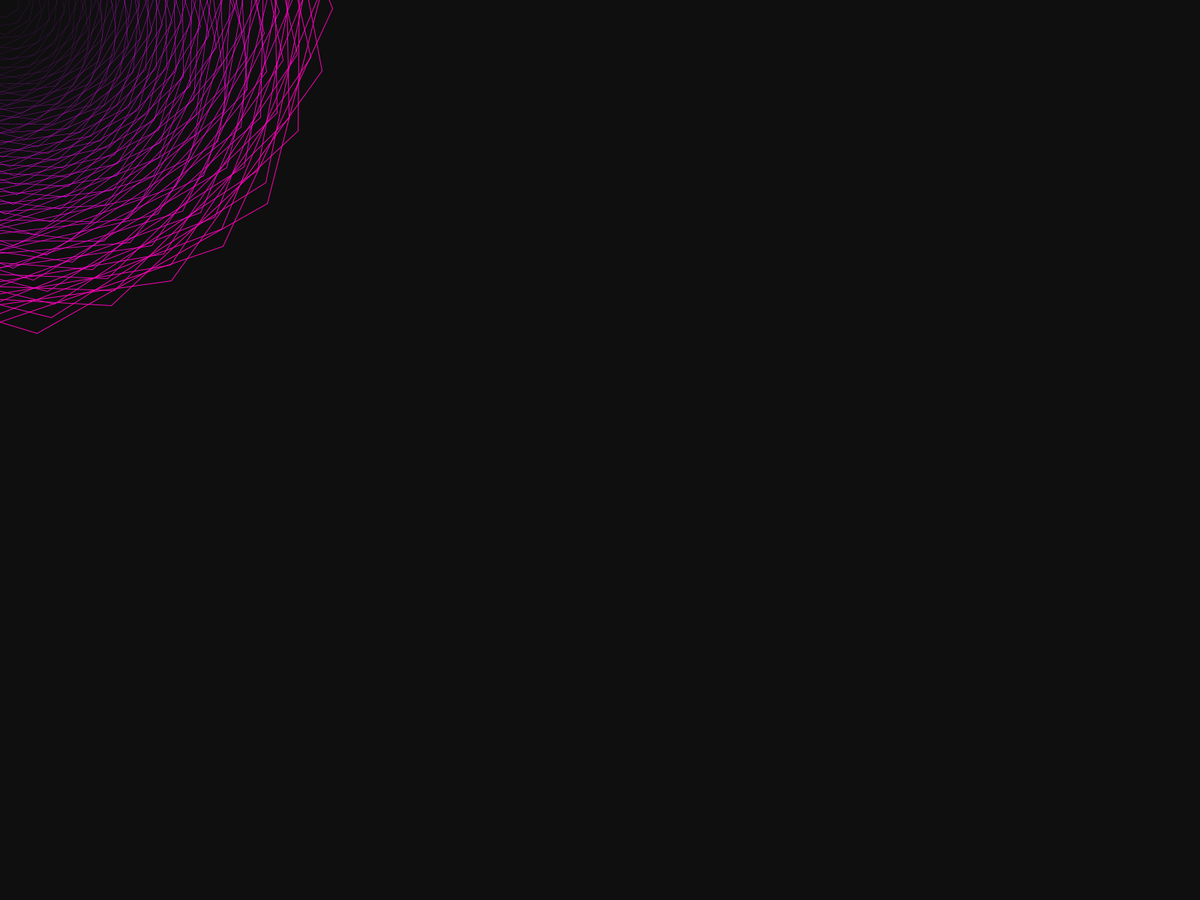
Frame 1 (no input)
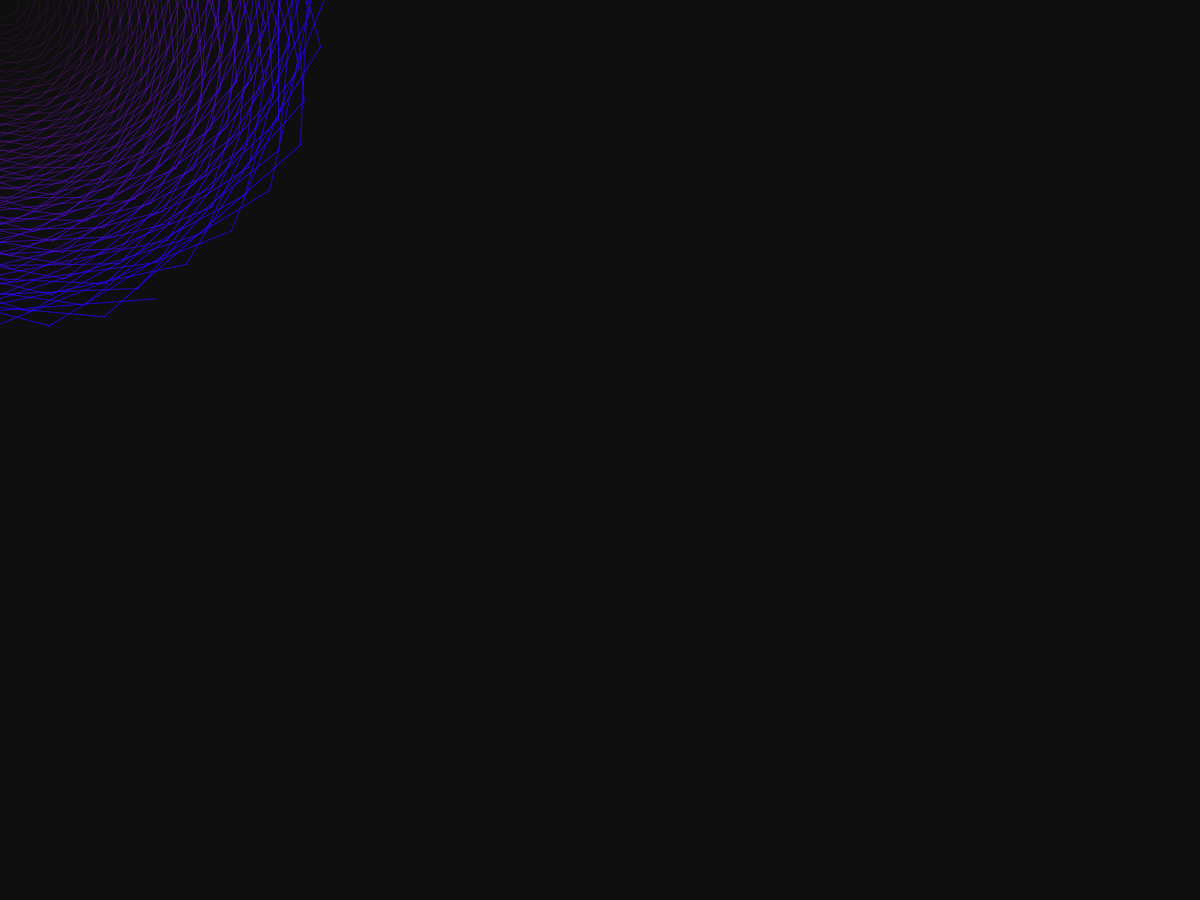
Frame 60 (the mouse pressed at the canvas centre just before this capture)
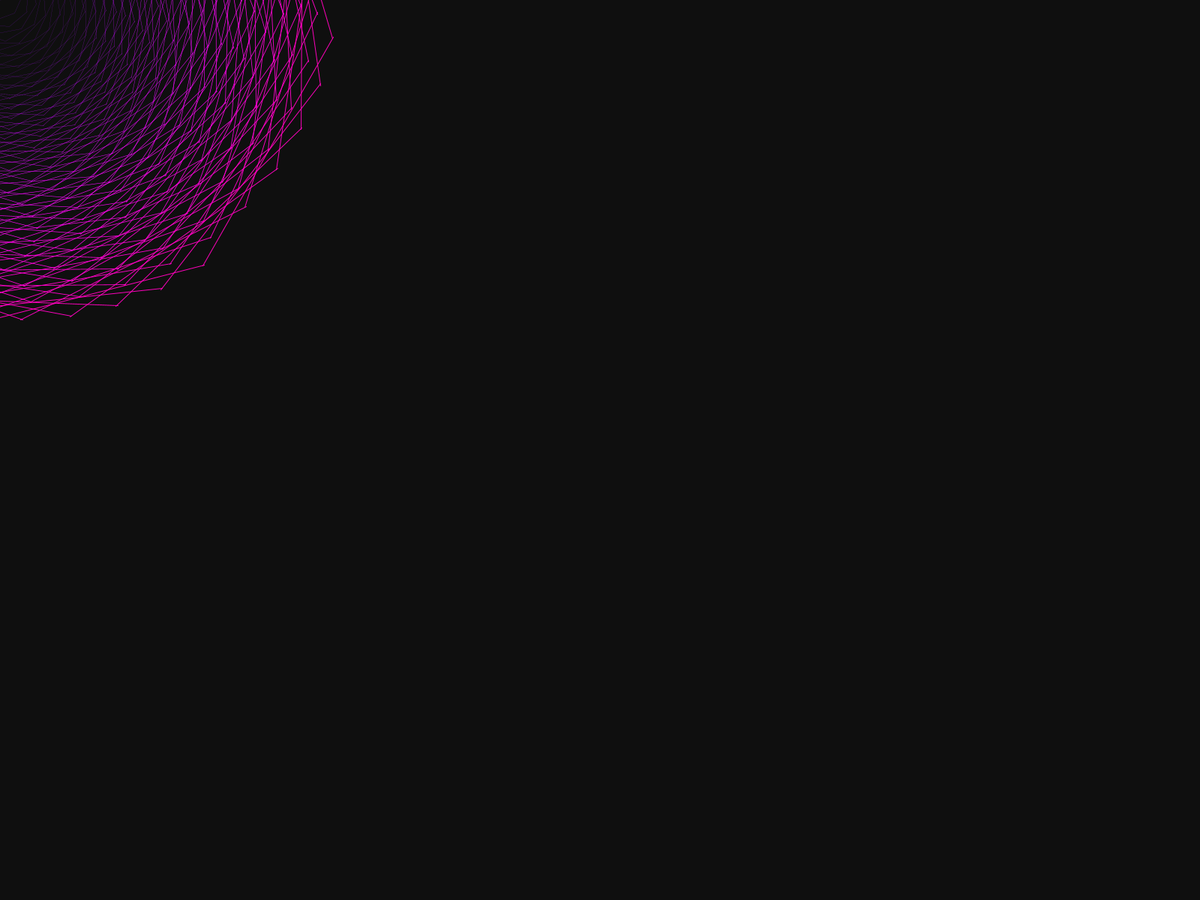
Frame 120 (the mouse held since frame 60 and released just before this capture)

The Processing sketch that drew these frames (run headless with seeded random() and noise(); from frame 60 on, the mouse is pressed at the canvas centre):

// Processing sketch: Vortex
// ── Vortex.pde
/*
Vortex

Thanks to Daniel Shiffman's awesome explanation on the golden ratio (https://www.youtube.com/watch?v=KWoJgHFYWxY)
  
Author: 
  Jason Labbe

Site: 
  jasonlabbe3d.com
*/

// Found at: https://www.openprocessing.org/sketch/397004
// Runs under Processing and Processingjs, however
// In Processing center origin is in upper left corner, and is 
// ceneterd in Processingjs.


int maxCount = 700;
float spacing = 10;
float z = 0;
float goldenAngle = 137.4;
ArrayList<PVector> positions = new ArrayList<PVector>();

float camRotx = 0;
float camRoty = 0;


void setup() {
  fullScreen();
  
  colorMode(HSB, 255);
  
  smooth(1);
  
  // Create points.
  for (int num = 0; num < maxCount; num++) {
    float angle = num * goldenAngle;
    float r = spacing * sqrt(num);
    float x = r * cos(angle);
    float y = r * sin(angle);
    
    positions.add(new PVector(x, y, z));
    
    z += 0.5;
    goldenAngle += 0.00002;
    spacing += 0.01;
  }
}


void draw() {
  background(15);
  
  color startColor = color(max(0, 200+sin(frameCount*0.05)*25), 235, 255);
  color endColor = color(max(0, 200+cos(frameCount*0.05)*25), 255, 255);
  
  translate(width/2, height/2, 50);
  
  for (int i = 0; i < positions.size(); i++) {
    float perc = map(i, 0, positions.size(), 0.0, 1.0);
    
    strokeWeight(lerp(0, 1, perc));
    color pointColor = lerpColor(startColor, endColor, perc);
    stroke(pointColor);
    
    pushMatrix();
    
    float mult = lerp(0.1, 2, perc);
    rotate(radians(frameCount*mult));
    
    PVector pos = positions.get(i);
    PVector lastPos = pos;
    
    if (i > 0) {
      lastPos = positions.get(i-1);
    }
    
    line(pos.x, pos.y, lastPos.x, lastPos.y);
    
    if (i % 10 == 0) {
      strokeWeight(lerp(1, 10, perc));
      point(pos.x, pos.y, pos.z);
    }
    
    popMatrix();
  }
}
